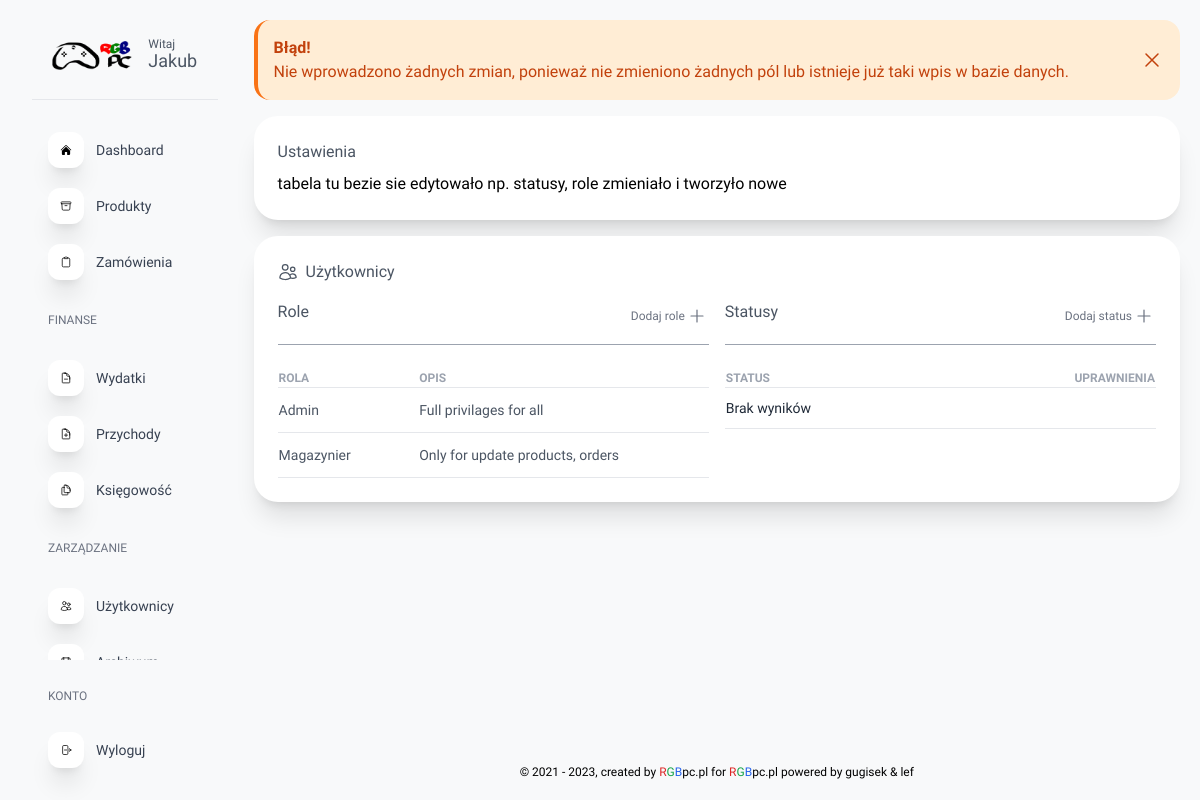
Page /panel.php?page=ustawienia&action=same (signed in) on the earlier database version.
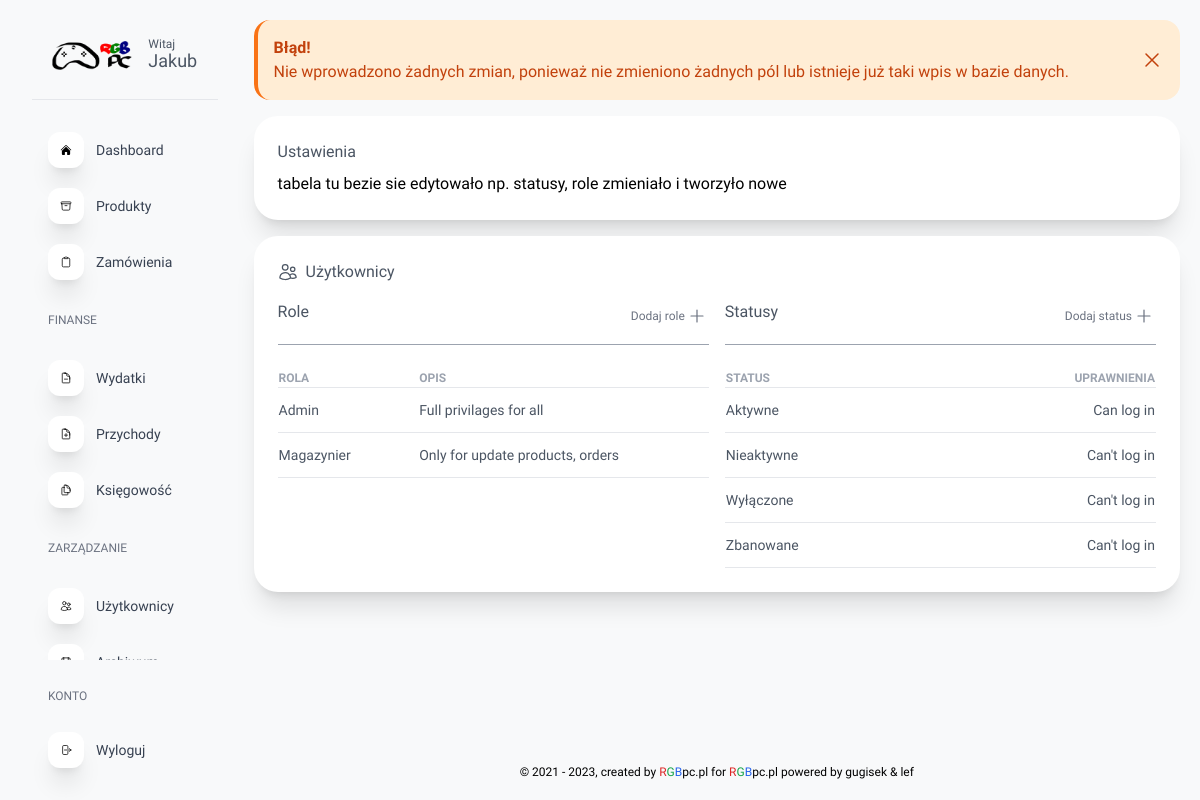
Same page on the later database version.
### tables this page shows
CREATE TABLE `user_roles` (
  `id` int(11) NOT NULL,
  `role` text NOT NULL,
  `description` text DEFAULT NULL
);

CREATE TABLE `user_status` (
  `id` int(11) NOT NULL,
  `status` text NOT NULL,
  `privileges` int(11) NOT NULL
);

CREATE TABLE `status_privileges` (
  `id` int(11) NOT NULL,
  `login` int(11) NOT NULL,
  `description` text NOT NULL
);

### setting_scripts/settings_front_role.php (the view, shortened to what this page needs)
<table class="w-full">
    <tr class="uppercase text-left text-xs text-gray-400 ">
        <th class="w-1/6">Rola</th>
        <th class="w-[35%]">Opis</th>
    </tr>
    <?php
        include 'scripts/conn_db.php';
        $sql = "SELECT * from user_roles";
        $result = mysqli_query($conn, $sql);
        if(mysqli_num_rows($result) > 0)
        {
            while($row = mysqli_fetch_assoc($result))
            {
                echo "<tr class='hover:bg-gray-100 transition-all duration-300 border-t-[0.5px] border-b-[0.5px]' style='cursor: pointer; cursor: hand;' onclick='window.location=`?page=ustawienia&action=edit&setting=user_role&id_sett=".$row['id']."`'>";
                    echo "<td class='capitalize py-3 text-gray-600 text-sm'>".$row['role']."</td>";
                    $description = $row['description'];
                    echo "<td class='text-sm text-gray-600'>".$description."</td>";
                echo "</tr>";
            }
        } else {
            echo "<tr class='border-t-[0.5px] border-b-[0.5px]'>";
                echo "<td class='py-3 text-gray-800 leading-4 text-sm'>Brak wyników</td>";
                echo "<td class='text-center capitalize text-sm text-gray-500'></td>";
            echo "</tr>";
        }
    ?>
</table>

### panel.php (shortened to what this page needs)
<!DOCTYPE html>
<html lang="pl" class="h-full overflow-y-hidden">
<?php include 'components/head.php'; ?>
<body class="h-full w-full flex sm:flex-row flex-col ">
    <?php include 'components/navbar.php'; ?>
    <section id="scrolled_div" style="height: 100%;" class="lg:w-5/6 w-full flex flex-col items-center justify-between bg-[#f8f9fa] overflow-y-auto">
        <?php
        $page = $_GET['page'];
        if ($page=="ustawienia") {
            include 'components/settings.php';
        }
        ?>
        <?php include 'components/footer.php'; ?>
    </section>
</body>
</html>

### components/head.php (shortened to what this page needs)
<head>
    <script src="https://cdn.tailwindcss.com"></script>
    <link rel="stylesheet" href="public/css/global.css">
</head>

### components/navbar.php (shortened to what this page needs)
<section id="menu"class="hover:w-[400px] lg:hover:w-1/5 w-[130px] lg:w-1/5 xl:hover:w-1/6 xl:w-1/6 h-screen sm:flex hidden flex-col items-center justify-between bg-[#f8f9fa] py-5 pl-8 pr-4 font-[Lexend]  transition-all duration-300">
    <a class="flex hover:bg-white hover:shadow-lg w-full font-medium text-gray-600 gap-4 items-center justify-center py-4 px-5 text-sm rounded-xl transition-all duration-300">
        <img src="public/img/logo2.png" alt="logo" class="hidden lg:block w-1/2 max-w-[150px] min-w-[80px]">
        <div class="hidden lg:block">
            <h1 class="text-xs mb-[-5px]">Witaj</h1><h1 class="text-lg"><?=$_SESSION['user']?></h1>
        </div>
    </a>
    <div class="border-b-[1px] w-full my-2"></div>
    <section id="scrolled_nav" class="w-full hover:overflow-y-auto overflow-y-hidden">
        <section class="w-full pb-8 pt-4 px-1 flex flex-col gap-1 overflow-x-hidden">
            <?php
            $buttons=["dashboard", "produkty", "zamówienia"];
            while($button = current($buttons)) {
                echo '
                <a href="?page='.$button.'&action=" class="';
                if($button == $_GET['page'])
                    echo 'bg-white shadow-xl rounded-xl transition-all duration-300 ';
                else
                    echo 'hover:bg-white hover:shadow-xl rounded-xl transition-all duration-300 ';
                echo 'flex items-center gap-3 py-2 px-3 w-full font-light ">
                    <div class="';
                    if($button == $_GET['page'])
                        echo 'bg-indigo-400 text-white ';
                    else
                        echo 'bg-white ';
                    echo ' p-3 rounded-xl shadow-xl">';
            echo   '</div>
                    <span id="text_btn" class="text_btn hidden lg:block text-gray-700 text-sm">'.ucfirst($button).'</span>
                </a>';
                next($buttons);
            }
            ?>
            <span id="text_btn" class="hidden lg:block text-xs font-medium text-gray-500 lg:py-5 py-1 px-3">
                FINANSE
            </span>
            <?php
            $buttons=["wydatki", "przychody", "księgowość"];
            while($button = current($buttons)) {
                echo '
                <a href="?page='.$button.'&action=" class="';
                if($button == $_GET['page'])
                    echo 'bg-white shadow-xl rounded-xl transition-all duration-300 ';
                else
                    echo 'hover:bg-white hover:shadow-xl rounded-xl transition-all duration-300 ';
                echo 'flex items-center gap-3 py-2 px-3 w-full font-light ">
                    <div class="';
                    if($button == $_GET['page'])
                        echo 'bg-indigo-400 text-white ';
                    else
                        echo 'bg-white ';
                    echo ' p-3 rounded-xl shadow-xl">';
            echo   '</div>
                    <span id="text_btn" class="text_btn hidden lg:block text-gray-700 text-sm">'.ucfirst($button).'</span>
                </a>';
                next($buttons);
            }
            ?>
            <span id="text_btn" class="hidden lg:block text-xs font-medium text-gray-500 lg:py-5 py-1 px-3">
                ZARZĄDZANIE
            </span>
            <?php
            $buttons=["użytkownicy", "archiwum", "ustawienia"];
            while($button = current($buttons)) {
                echo '
                <a href="?page='.$button.'&action=" class="';
                if($button == $_GET['page'])
                    echo 'bg-white shadow-xl rounded-xl transition-all duration-300 ';
                else
                    echo 'hover:bg-white hover:shadow-xl rounded-xl transition-all duration-300 ';
                echo 'flex items-center gap-3 py-2 px-3 w-full font-light ">
                    <div class="';
                    if($button == $_GET['page'])
                        echo 'bg-indigo-400 text-white ';
                    else
                        echo 'bg-white ';
                    echo ' p-3 rounded-xl shadow-xl">';
            echo   '</div>
                    <span id="text_btn" class="text_btn hidden lg:block text-gray-700 text-sm">'.ucfirst($button).'</span>
                </a>';
                next($buttons);
            }
            ?>
        </section>
    </section>
    <section class="w-full py-1 px-1 flex flex-col gap-1">
        <span id="text_btn" class="hidden lg:block text-xs font-medium text-gray-500 lg:py-4 mt-2 py-1 px-3">
            KONTO
        </span>
        <a href="scripts/logout.php" class="flex items-center gap-3 py-2 px-3 w-full font-light hover:bg-white hover:shadow-xl rounded-xl transition-all duration-300">
            <div class="bg-white p-3 rounded-xl shadow-xl">
            </div>
            <span id="text_btn" class="text_btn hidden lg:block text-gray-700 text-sm">Wyloguj</span>
        </a>
    </section>
</section>

### components/settings.php (shortened to what this page needs)
<section class="w-full flex flex-col items-center px-5 pt-5 gap-4">
<?php
                if (isset($_GET['action'])){
                    $action = $_GET['action'];
                }else {
                    $action = '';
                }
                if ($action != 'edit' && $action != 'add' && $action != 'delete' && $action !='') {
                    if($action == 'edited'){
                        $action_status = 'Sukces!';
                        $action_desc = 'Pomyślnie edytowano ustawienia';
                        $action_color = 'green';
                    }elseif($action == 'error'){
                        $action_status = 'Błąd!';
                        $action_desc = 'Nie udało się dokonać zmian ustawień';
                        $action_color = 'red';
                    }elseif($action == 'added'){
                        $action_status = 'Sukces!';
                        $action_desc = 'Pomyślnie dodano ustawienia';
                        $action_color = 'green';
                    }elseif($action == 'deleted'){
                        $action_status = 'Sukces!';
                        $action_desc = 'Pomyślnie usunięto ustawienia';
                        $action_color = 'green';
                    }elseif($action == 'same'){
                        $action_status = 'Błąd!';
                        $action_desc = 'Nie wprowadzono żadnych zmian, ponieważ nie zmieniono żadnych pól lub istnieje już taki wpis w bazie danych';
                        $action_color = 'orange';
                    }elseif($action == 'delete_in_use'){
                        $action_status = 'Błąd!';
                        $action_desc = 'Dany rekord jest użyciu i nie można go usunąć, najpierw modyfikuj rekordy, które go używają, a następnie spróbuj ponownie';
                        $action_color = 'orange';
                    }
                    echo "
                    <div class='flex items-center justify-center rounded-2xl w-full bg-".$action_color."-100 border-l-4 border-".$action_color."-500 text-".$action_color."-700 p-4' role='alert'>
                        <div class='w-full'>
                            <p class='font-bold'>".$action_status."</p>
                            <p>".$action_desc.".</p>
                        </div>
                        <a href='?page=ustawienia&action='>
                            <svg xmlns='http://www.w3.org/2000/svg' fill='none' viewBox='0 0 24 24' stroke-width='1.5' stroke='currentColor' class='w-6 h-6'>
                                <path stroke-linecap='round' stroke-linejoin='round' d='M6 18L18 6M6 6l12 12' />
                            </svg>
                        </a>
                    </div>";
                }
                ?>
    <section class="w-full bg-white shadow-xl rounded-3xl py-6 px-6">
        <h1 class="pb-2 font-medium text-gray-600 font-[Lexend]">Ustawienia</h1>
        tabela
        tu bezie sie edytowało np. statusy, role zmieniało i tworzyło nowe
    </section>
    <section class="w-full bg-white shadow-xl rounded-3xl py-6 px-6">
        <div class="w-full flex items-center pb-3 gap-2">
            <h1 class="font-medium text-gray-600 font-[Lexend]">Użytkownicy</h1>
        </div>
        <div class="w-full sm:flex-row flex-col flex gap-4">
            <div class="sm:w-1/2">
                <div class="flex sm:pt-1 pt-5 justify-between items-center">
                    <h2 class="pb-2 font-medium text-md text-gray-600 font-[Lexend]">Role</h2>
                    <a href="" class="flex items-center justify-center text-xs text-gray-500 hover:text-green-500">Dodaj role
                        <svg xmlns="http://www.w3.org/2000/svg" fill="none" viewBox="0 0 24 24" stroke-width="1.2" stroke="currentColor" class="w-6 h-6">
                            <path stroke-linecap="round" stroke-linejoin="round" d="M12 6v12m6-6H6" />
                        </svg>
                    </a>
                </div>
                <div class="my-3 mb-6 w-full border-t-[1px] border-gray-400"></div>
                <?php
                    if(isset($_GET['setting'])) {
                        $setting = $_GET['setting'];
                    }else {
                        $setting = '';
                    }
                    if ($setting == 'user_role'){
                        include 'setting_scripts/settings_front_role_edit.php';
                    }else{
                        include 'setting_scripts/settings_front_role.php';
                    }
                ?>
            </div>
            <div class="sm:w-1/2">
                <div class="flex sm:pt-1 pt-5 justify-between items-center">
                    <h2 class="pb-2 font-medium text-md text-gray-600 font-[Lexend]">Statusy</h2>
                    <a href="?page=ustawienia&action=add&setting=user_status" class="flex items-center justify-center text-xs text-gray-500 hover:text-green-500">Dodaj status
                        <svg xmlns="http://www.w3.org/2000/svg" fill="none" viewBox="0 0 24 24" stroke-width="1.2" stroke="currentColor" class="w-6 h-6">
                            <path stroke-linecap="round" stroke-linejoin="round" d="M12 6v12m6-6H6" />
                        </svg>
                    </a>
                </div>
                <div class="my-3 mb-6 w-full border-t-[1px] border-gray-400"></div>
                <?php
                    if ($setting == 'user_status' && $action == 'edit'){
                        include 'setting_scripts/settings_front_status_edit.php';
                    }elseif ($setting == 'user_status' && $action == 'add'){
                        include 'setting_scripts/settings_front_status_add.php';
                    }elseif ($setting == 'user_status' && $action == 'delete'){
                        include 'setting_scripts/settings_front_status_delete.php';
                    }else{
                        include 'setting_scripts/settings_front_status.php';
                    }
                ?>
            </div>
        </div>
    </section>
</section>

### setting_scripts/settings_front_status.php
<table class="w-full">
    <tr class="uppercase text-left text-xs text-gray-400 ">
        <th class="">Status</th>
        <th class="text-right">Uprawnienia</th>
    </tr>
    <?php
        include 'scripts/conn_db.php';
        $sql = "SELECT user_status.id, user_status.status, user_status.privileges, status_privileges.description from user_status join status_privileges on user_status.privileges=status_privileges.id;";
        $result = mysqli_query($conn, $sql);
        if(mysqli_num_rows($result) > 0)
        {
            while($row = mysqli_fetch_assoc($result))
            {
            echo "<tr class='hover:bg-gray-100 transition-all duration-300 border-t-[0.5px] border-b-[0.5px]' style='cursor: pointer; cursor: hand;' onclick='window.location=`?page=ustawienia&action=edit&setting=user_status&id_sett=".$row['id']."`'>";
                echo "<td class='capitalize py-3 text-gray-600 text-sm'>".$row['status']."</td>";
                echo "<td class='py-3 text-gray-600 text-sm text-right'>".$row['description']."</td>";
            echo "</tr>";
            }
        } else {
            echo "<tr class='border-t-[0.5px] border-b-[0.5px]'>";
                echo "<td class='py-3 text-gray-800 leading-4 text-sm'>Brak wyników</td>";
                echo "<td class='py-3 text-gray-800 leading-4 text-sm'></td>";
            echo "</tr>";
        }
    ?>
</table>

### components/footer.php
<footer class="font-[Lexend] text-center font-light text-xs py-5 px-2">
© 2021 - <?php echo date("Y"); ?>, created by <span class="text-red-600">R</span><span class="text-green-600">G</span><span class="text-blue-600">B</span>pc.pl for <span class="text-red-600">R</span><span class="text-green-600">G</span><span class="text-blue-600">B</span>pc.pl <br class="sm:hidden">powered by <a href="https://ui.gugisek.pl" class="hover:text-indigo-700 transition-all duration-100">gugisek</a> & lef
</footer>

### public/css/global.css (style rules this page uses)
* { scroll-behavior: smooth; font-family: Lexend; }
#scrolled_nav { scroll-behavior: unset; }

Differences in the rows shown:
now on this page (row edited): user_status: status "Aktywne", status_privileges.description "Can log in"
now on this page (row edited): user_status: status "Nieaktywne", status_privileges.description "Can't log in"
now on this page (row edited): user_status: status "Wyłączone", status_privileges.description "Can't log in"
now on this page (row edited): user_status: status "Zbanowane", status_privileges.description "Can't log in"
Other differences:
text no longer shown: "Brak wyników"
